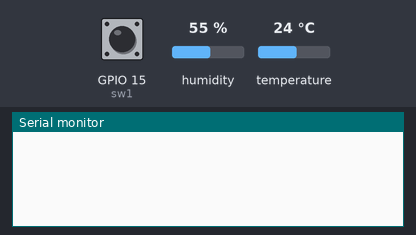
A sketch run on a simulated ESP32. Parts: the last lines printed to the serial monitor. The test bench sets the inputs (shaded band); at power-on: temperature 24 °C, GPIO 15 (sw1) HIGH, humidity 55 %. WiFi joins after 1.5 s; servers stay silent unless stated.

Above: at 3.0 s.
3.1 s: temperature set to 29.5 °C
At 4.1 s:
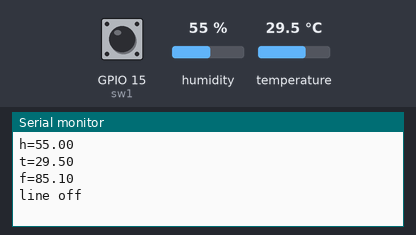
5.8 s: temperature set to 30.3 °C
At 7.1 s:
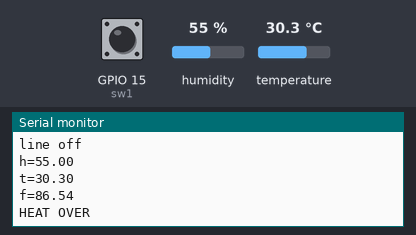

The sketch:

linenot.ino
```cpp
#define BLYNK_PRINT Serial

#define BLYNK_TEMPLATE_ID "TMPL6YwVpZ-37"
#define BLYNK_TEMPLATE_NAME "linenotify"
#define BLYNK_AUTH_TOKEN "Ym6BgvR0Ov0kZPUnz_VIiQHMfyKBHe6o"
#include <WiFi.h>
#include <WiFiClient.h>
#include <BlynkSimpleEsp32.h>
#include <TridentTD_LineNotify.h>


#include "DHT.h"
#define DHTPIN 4
#define DHTTYPE DHT22
DHT dht(DHTPIN, DHTTYPE);

#define LINE_TOKEN  "S5grUBCC70yrA41XZBkqdx6Ma2Um59hyz7KatOh8zWX"
#define sw1 15

char ssid[] = "Luv";//ปล่อยสัญญาณจากมือถือ
char pass[] = "12345678";

BLYNK_CONNECTED() {
  Blynk.syncAll();
}

boolean flag = 0;
unsigned long pre = 2000;

void setup() {
  Serial.begin(115200);
  pinMode(sw1, INPUT_PULLUP);
  Blynk.begin(BLYNK_AUTH_TOKEN, ssid, pass);
  dht.begin();

  LINE.setToken(LINE_TOKEN);

}

void loop() {
  Blynk.run();
  delay(2000);
  float h = dht.readHumidity();
  float t = dht.readTemperature();
  float f = dht.readTemperature(true);
  if (isnan(h) || isnan(t) || isnan(f)) {
    Serial.println(F("Failed to read from DHT sensor!"));
    return;
  }
  Serial.print("h="); Serial.println(h);
  Serial.print("t="); Serial.println(t);
  Serial.print("f="); Serial.println(f);
  int vr1;

  if (digitalRead(sw1) == LOW) {

    if(flag ==0){ flag = 1;}
    else{ flag=0;}
    while (digitalRead(sw1) == LOW) {
      delay(2);
    }
  }

  if (millis() - pre > 2000) { //ส่งข้อมูลทุก 1 วินาที
    pre = millis();
    Blynk.virtualWrite(V0, t);
  }
  if (t >= 30) {
    if (flag == 1) {
      LINE.notify("HEAT OVER");
      Serial.println("line on");
    }
    Serial.print("HEAT OVER");
    Blynk.virtualWrite(V1, 1);
  }
  else {
    Serial.println("line off");
    Blynk.virtualWrite(V1, 0);
  }

}
```

Measured:
- the behaviour switches between 29.9 and 30 °C on temperature (found by bisection; images 1 and 2)
- after the input at 3.1 s, the serial monitor: prints a new line after 0.71 s (image 1)
- after the input at 5.8 s, the serial monitor: prints a new line at once (image 2)
